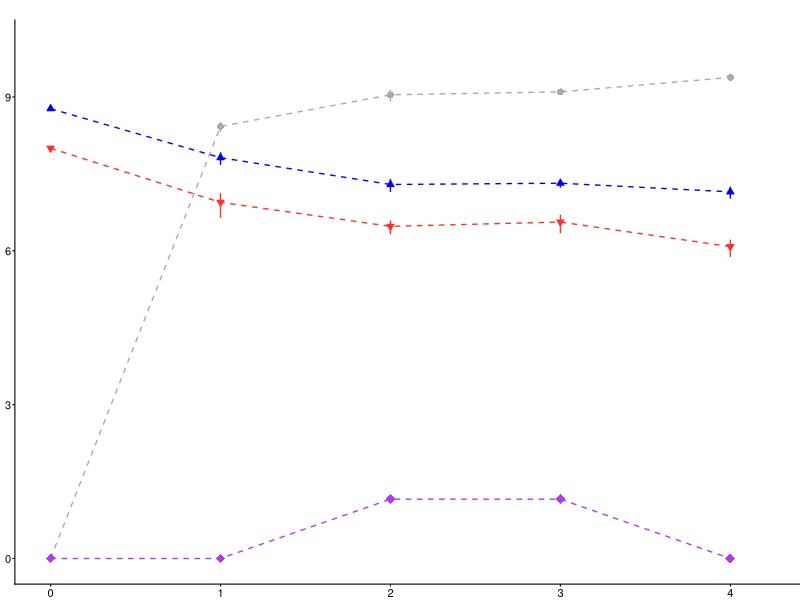
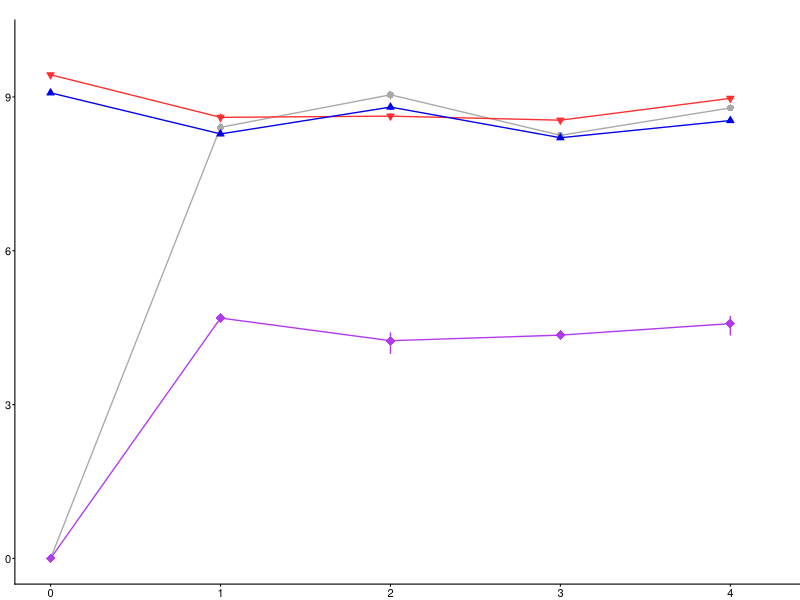
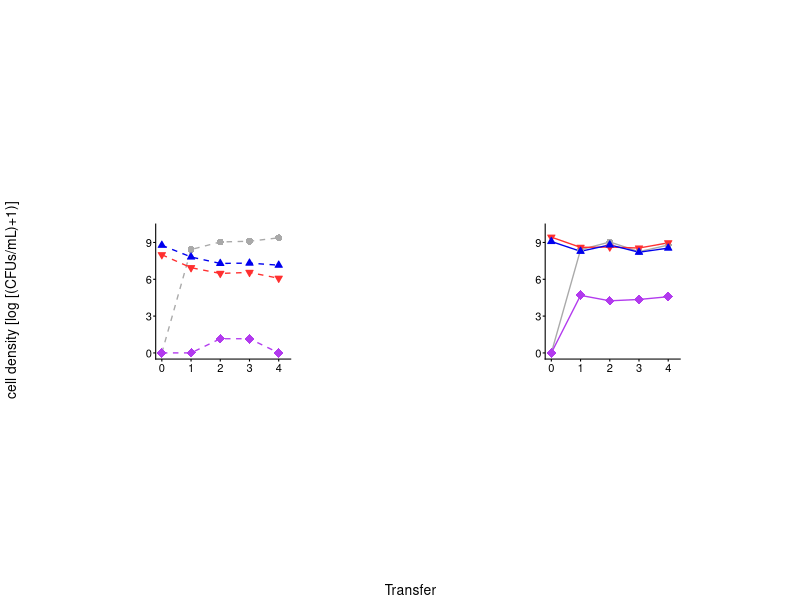

Write the R code that produced these figures, in order.
library(tidyverse)
library(cowplot)
library(lattice)
library(gridExtra)
library(grid)
library(egg)
theme_set(theme_cowplot())

#########################
#FigureS8########
#####################

###Ancestor###

dat <- read.csv("FigS8_Mix6.csv")

dat <- dat %>%
  select(-Mixture, -CFUs) %>%
  group_by(Host, Antibiotic, Day) %>%
  summarise(N = n(),
            CFUs = mean(CFUs_sub),
            SD = sd(CFUs_sub),
            SE = SD/sqrt(N))
levels(dat$Antibiotic)

colors_light <- c('darkgrey', 'firebrick1', 'blue2', 'darkorchid2')

p1 <- ggplot(dat %>% filter(Host=='Kleb'),
             aes(x=Day, y=CFUs, color=Antibiotic)) + 
  geom_line(linetype = "dashed", size = 0.4668623442372146) +
  geom_errorbar(aes(ymin=CFUs-SE, ymax=CFUs+SE), width=0, size = 0.4668623442372146) +
  geom_point(aes(shape=Antibiotic, color=Antibiotic, fill=Antibiotic, size=Antibiotic)) +
  scale_color_manual(values=colors_light) +
  scale_fill_manual(values=colors_light)+
  scale_size_manual(values=c(2,1.5,1.5,3))+
  scale_shape_manual(values=c(16,25,24,18)) +
  scale_y_log10(limits=c(1e0, 1e10),
                breaks=10^seq(0, 9, by=3),
                labels=seq(0, 9, by=3)) +
  scale_x_continuous(limits = c(0,4.2)) +
  theme(legend.position="none") +
  theme(axis.title.x=element_blank()) +
  theme(axis.title.y=element_blank()) +
  theme(axis.line.y = element_line(size = 0.3734899)) +
  theme(axis.line.x = element_line(size = 0.3734899)) +
  theme(axis.ticks = element_line(size = 0.3734899))+
  theme(axis.text.x = element_text(margin=margin(1,0,0,0,"pt")),
        axis.text.y = element_text(margin=margin(0,1,0,0,"pt")))+
  theme(axis.ticks.length=unit(.025, "in"))+
  theme(plot.margin = margin(.2, 0, 0, .05, "in"))+
  expand_limits(x = 0, y = 0) +
  theme(axis.text = element_text(size = 8))

p1

###Evolved###

dat1 <- read.csv("FigS8_Mix8.csv")

dat1 <- dat1 %>%
  select(-Mixture, -CFUs) %>%
  group_by(Host, Antibiotic, Day) %>%
  summarise(N = n(),
            CFUs = mean(CFUs_sub),
            SD = sd(CFUs_sub),
            SE = SD/sqrt(N))

colors_dark <- c('darkgrey', 'firebrick1', 'blue2', 'darkorchid2')

p3 <- ggplot(dat1 %>% filter(Host=='Kleb'),
             aes(x=Day, y=CFUs, color=Antibiotic)) + 
  geom_line(size = 0.4668623442372146) +
  geom_errorbar(aes(ymin=CFUs-SE, ymax=CFUs+SE), width=0, size = 0.4668623442372146) +
  geom_point(aes(shape=Antibiotic, color=Antibiotic, fill=Antibiotic, size=Antibiotic)) +
  scale_color_manual(values=colors_light) +
  scale_fill_manual(values=colors_light)+
  scale_size_manual(values=c(2,1.5,1.5,3))+
  scale_shape_manual(values=c(16,25,24,18)) +
  scale_y_log10(limits=c(1e0, 1e10),
                breaks=10^seq(0, 9, by=3),
                labels=seq(0, 9, by=3)) +
  scale_x_continuous(limits = c(0,4.2)) +
  theme(legend.position="none") +
  theme(axis.title.x=element_blank()) +
  theme(axis.title.y=element_blank()) +
  theme(axis.line.y = element_line(size = 0.3734899)) +
  theme(axis.line.x = element_line(size = 0.3734899)) +
  theme(axis.ticks = element_line(size = 0.3734899))+
  theme(axis.text.x = element_text(margin=margin(1,0,0,0,"pt")),
        axis.text.y = element_text(margin=margin(0,1,0,0,"pt")))+
  theme(axis.ticks.length=unit(.025, "in"))+
  theme(plot.margin = margin(.2, 0, 0, .05, "in"))+
  expand_limits(x = 0, y = 0) +
  theme(axis.text = element_text(size = 8))

p3

Figp1_fixed <- set_panel_size(p1, width  = unit(1.35, "in"), height = unit(1.35, "in"))
Figp3_fixed <- set_panel_size(p3, width  = unit(1.35, "in"), height = unit(1.35, "in"))

FigureS8_main <- plot_grid(Figp1_fixed, Figp3_fixed,
                          ncol = 2, align = "v")

#create common x and y labels

y.grob <- textGrob("cell density [log [(CFUs/mL)+1)]",
                   gp=gpar(fontsize=10), rot=90)

x.grob <- textGrob("Transfer", 
                   gp=gpar(fontsize=10))

#add common axis to plot

FigureS8 <- grid.arrange(arrangeGrob(FigureS8_main, left = y.grob, bottom = x.grob))

save_plot("FigureS8_parts.pdf", plot = FigureS8, base_width = 3.45, base_height = 1.85)
